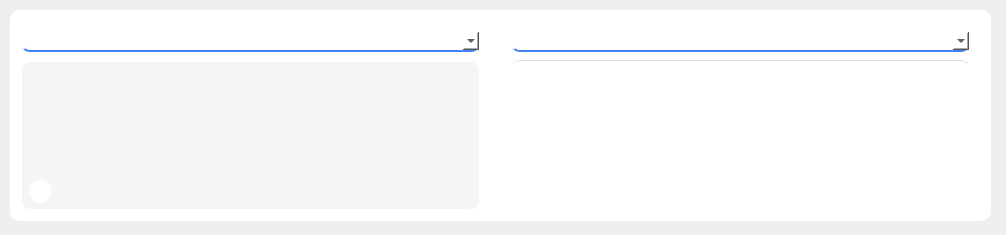
<?xml version="1.0" encoding="UTF-8"?>
<ui version="4.0">
 <class>Dialog</class>
 <widget class="QDialog" name="Dialog">
  <property name="enabled">
   <bool>true</bool>
  </property>
  <property name="geometry">
   <rect>
    <x>0</x>
    <y>0</y>
    <width>1006</width>
    <height>235</height>
   </rect>
  </property>
  <property name="windowTitle">
   <string>Google Translate</string>
  </property>
  <property name="windowIcon">
   <iconset>
    <normaloff>icon/icon_form.ico</normaloff>icon/icon_form.ico</iconset>
  </property>
  <widget class="QFrame" name="frame">
   <property name="geometry">
    <rect>
     <x>10</x>
     <y>10</y>
     <width>981</width>
     <height>211</height>
    </rect>
   </property>
   <property name="styleSheet">
    <string notr="true">background-color:#FFFFFF;
border: 2px solid white;
border-radius: 10px;</string>
   </property>
   <property name="frameShape">
    <enum>QFrame::StyledPanel</enum>
   </property>
   <property name="frameShadow">
    <enum>QFrame::Raised</enum>
   </property>
   <widget class="QComboBox" name="comboBox_language_text">
    <property name="geometry">
     <rect>
      <x>500</x>
      <y>20</y>
      <width>461</width>
      <height>22</height>
     </rect>
    </property>
    <property name="font">
     <font>
      <pointsize>11</pointsize>
     </font>
    </property>
    <property name="styleSheet">
     <string notr="true">background-color:#FFFFFF;
border-bottom: 2px solid #4284F3;

</string>
    </property>
    <item>
     <property name="text">
      <string/>
     </property>
    </item>
    <item>
     <property name="text">
      <string>Auto</string>
     </property>
    </item>
   </widget>
   <widget class="QComboBox" name="comboBox_list_language_translate">
    <property name="geometry">
     <rect>
      <x>10</x>
      <y>20</y>
      <width>461</width>
      <height>22</height>
     </rect>
    </property>
    <property name="font">
     <font>
      <pointsize>11</pointsize>
     </font>
    </property>
    <property name="styleSheet">
     <string notr="true">background-color:#FFFFFF;
border-bottom: 2px solid #4284F3;</string>
    </property>
   </widget>
   <widget class="QPlainTextEdit" name="plainTextEdit_text_translated">
    <property name="enabled">
     <bool>false</bool>
    </property>
    <property name="geometry">
     <rect>
      <x>10</x>
      <y>50</y>
      <width>461</width>
      <height>151</height>
     </rect>
    </property>
    <property name="styleSheet">
     <string notr="true">background-color:#F5F5F5</string>
    </property>
   </widget>
   <widget class="QPlainTextEdit" name="plainTextEdit_translate_text">
    <property name="geometry">
     <rect>
      <x>500</x>
      <y>50</y>
      <width>461</width>
      <height>131</height>
     </rect>
    </property>
    <property name="styleSheet">
     <string notr="true">background-color:#FFFFFF;border-top:1px solid #E0E0E0;</string>
    </property>
    <property name="plainText">
     <string/>
    </property>
   </widget>
   <widget class="QPushButton" name="pushButton_clean">
    <property name="geometry">
     <rect>
      <x>475</x>
      <y>80</y>
      <width>20</width>
      <height>23</height>
     </rect>
    </property>
    <property name="styleSheet">
     <string notr="true">border:none</string>
    </property>
    <property name="text">
     <string/>
    </property>
    <property name="icon">
     <iconset>
      <normaloff>icon/icon_clear.png</normaloff>icon/icon_clear.png</iconset>
    </property>
   </widget>
   <widget class="QPushButton" name="pushButton_copy">
    <property name="geometry">
     <rect>
      <x>20</x>
      <y>170</y>
      <width>21</width>
      <height>23</height>
     </rect>
    </property>
    <property name="styleSheet">
     <string notr="true">border:none</string>
    </property>
    <property name="text">
     <string/>
    </property>
    <property name="icon">
     <iconset>
      <normaloff>icon/icon_copy.png</normaloff>icon/icon_copy.png</iconset>
    </property>
    <property name="iconSize">
     <size>
      <width>20</width>
      <height>20</height>
     </size>
    </property>
   </widget>
  </widget>
 </widget>
 <tabstops>
  <tabstop>pushButton_copy</tabstop>
  <tabstop>pushButton_clean</tabstop>
  <tabstop>plainTextEdit_translate_text</tabstop>
  <tabstop>comboBox_language_text</tabstop>
  <tabstop>comboBox_list_language_translate</tabstop>
  <tabstop>plainTextEdit_text_translated</tabstop>
 </tabstops>
 <resources/>
 <connections>
  <connection>
   <sender>pushButton_copy</sender>
   <signal>clicked()</signal>
   <receiver>plainTextEdit_text_translated</receiver>
   <slot>selectAll()</slot>
   <hints>
    <hint type="sourcelabel">
     <x>39</x>
     <y>187</y>
    </hint>
    <hint type="destinationlabel">
     <x>435</x>
     <y>195</y>
    </hint>
   </hints>
  </connection>
  <connection>
   <sender>pushButton_copy</sender>
   <signal>clicked()</signal>
   <receiver>plainTextEdit_text_translated</receiver>
   <slot>copy()</slot>
   <hints>
    <hint type="sourcelabel">
     <x>45</x>
     <y>189</y>
    </hint>
    <hint type="destinationlabel">
     <x>452</x>
     <y>194</y>
    </hint>
   </hints>
  </connection>
  <connection>
   <sender>pushButton_clean</sender>
   <signal>clicked()</signal>
   <receiver>plainTextEdit_text_translated</receiver>
   <slot>clear()</slot>
   <hints>
    <hint type="sourcelabel">
     <x>495</x>
     <y>101</y>
    </hint>
    <hint type="destinationlabel">
     <x>477</x>
     <y>100</y>
    </hint>
   </hints>
  </connection>
  <connection>
   <sender>pushButton_clean</sender>
   <signal>clicked()</signal>
   <receiver>plainTextEdit_translate_text</receiver>
   <slot>clear()</slot>
   <hints>
    <hint type="sourcelabel">
     <x>498</x>
     <y>108</y>
    </hint>
    <hint type="destinationlabel">
     <x>527</x>
     <y>108</y>
    </hint>
   </hints>
  </connection>
 </connections>
</ui>
